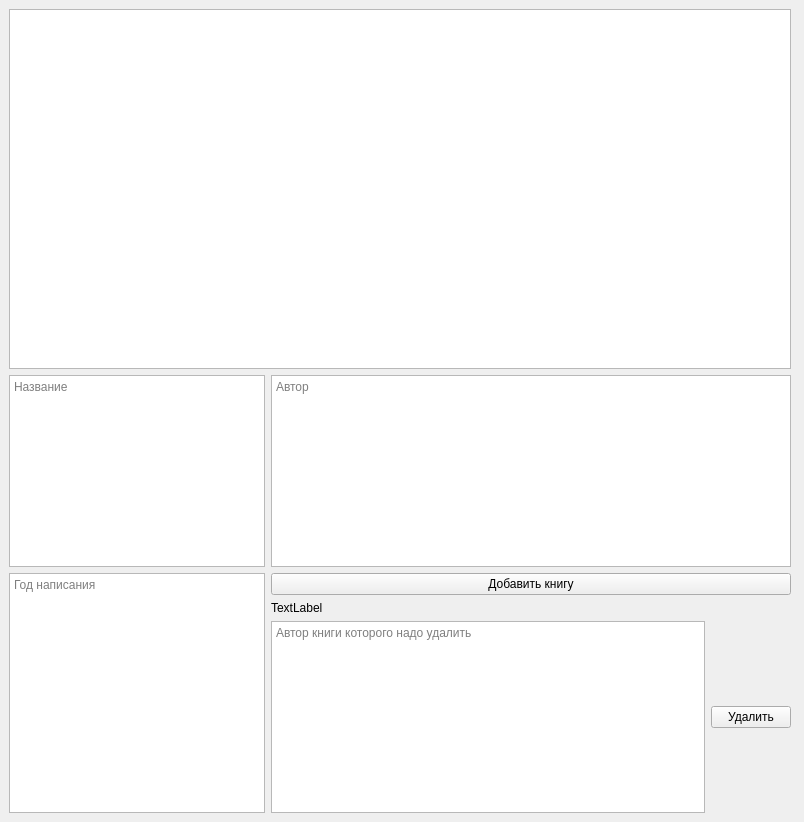
<?xml version="1.0" encoding="UTF-8"?>
<ui version="4.0">
 <class>MainWindow</class>
 <widget class="QMainWindow" name="MainWindow">
  <property name="geometry">
   <rect>
    <x>0</x>
    <y>0</y>
    <width>804</width>
    <height>822</height>
   </rect>
  </property>
  <property name="windowTitle">
   <string>MainWindow</string>
  </property>
  <widget class="QWidget" name="centralwidget">
   <property name="maximumSize">
    <size>
     <width>800</width>
     <height>16777215</height>
    </size>
   </property>
   <layout class="QVBoxLayout" name="verticalLayout_2">
    <item>
     <layout class="QVBoxLayout" name="verticalLayout_3">
      <item>
       <widget class="QTableView" name="table"/>
      </item>
      <item>
       <layout class="QFormLayout" name="formLayout">
        <item row="1" column="0">
         <widget class="QTextEdit" name="name">
          <property name="whatsThis">
           <string>name</string>
          </property>
          <property name="placeholderText">
           <string>Название</string>
          </property>
         </widget>
        </item>
        <item row="1" column="1">
         <widget class="QTextEdit" name="author">
          <property name="placeholderText">
           <string>Автор</string>
          </property>
         </widget>
        </item>
        <item row="2" column="0">
         <widget class="QTextEdit" name="year">
          <property name="placeholderText">
           <string>Год написания</string>
          </property>
         </widget>
        </item>
        <item row="2" column="1">
         <layout class="QVBoxLayout" name="verticalLayout">
          <item>
           <widget class="QPushButton" name="btn_add">
            <property name="text">
             <string>Добавить книгу</string>
            </property>
           </widget>
          </item>
          <item>
           <widget class="QLabel" name="label">
            <property name="text">
             <string>TextLabel</string>
            </property>
           </widget>
          </item>
          <item>
           <layout class="QHBoxLayout" name="horizontalLayout">
            <item>
             <widget class="QTextEdit" name="del_author">
              <property name="placeholderText">
               <string>Автор книги которого надо удалить </string>
              </property>
             </widget>
            </item>
            <item>
             <widget class="QPushButton" name="btn_delete">
              <property name="text">
               <string>Удалить</string>
              </property>
             </widget>
            </item>
           </layout>
          </item>
         </layout>
        </item>
       </layout>
      </item>
     </layout>
    </item>
   </layout>
  </widget>
 </widget>
 <resources/>
 <connections/>
</ui>
